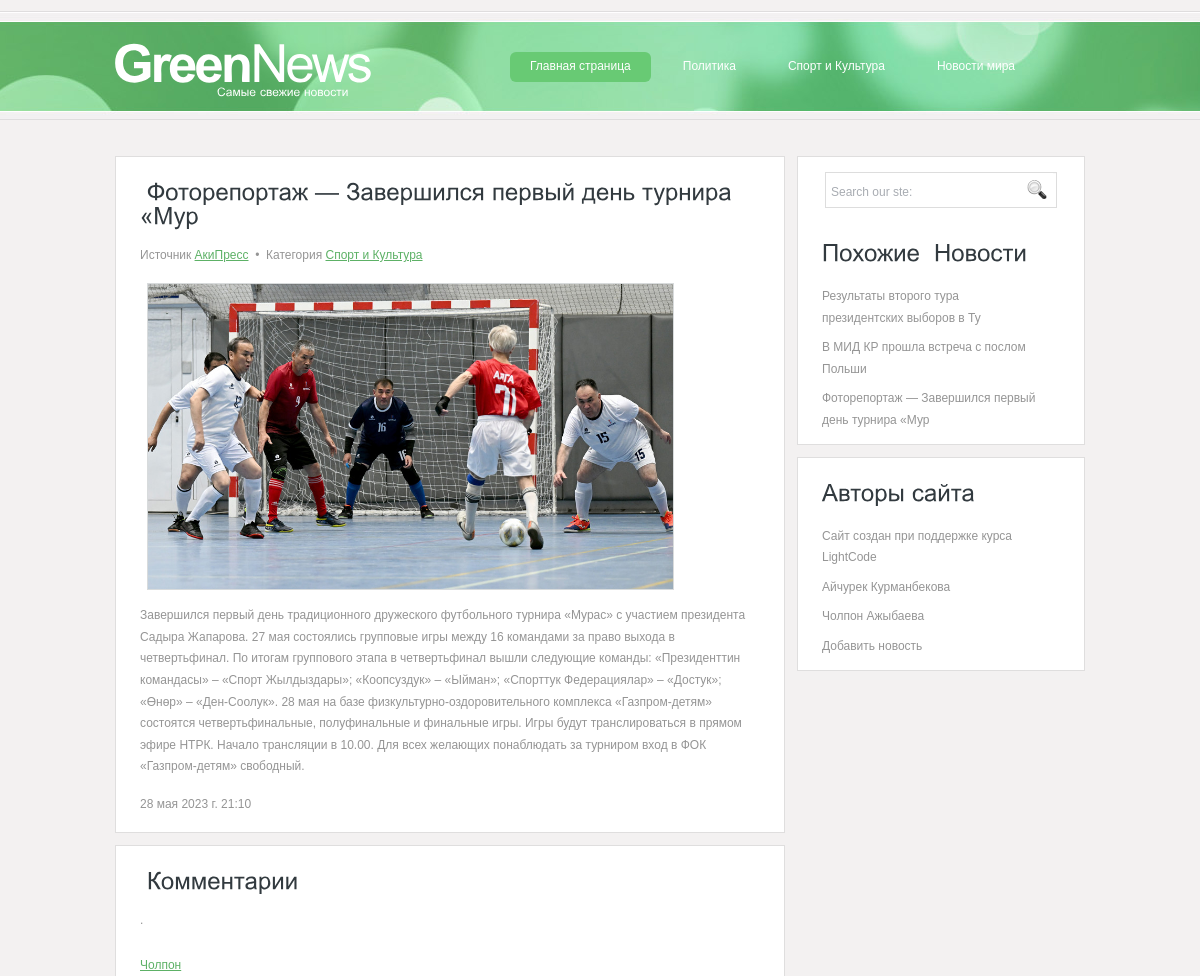
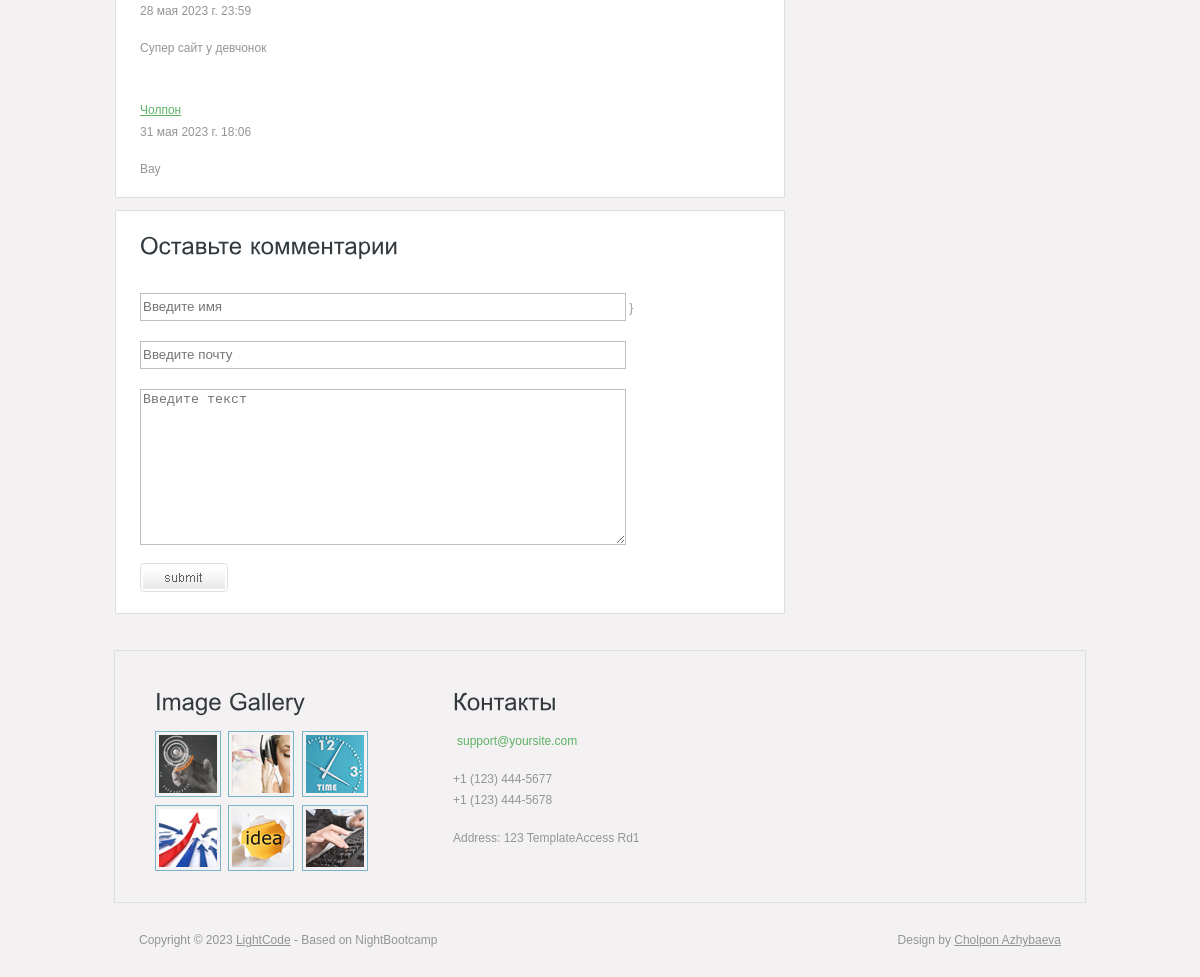
Screenshot of /news/3 with the database file from the repository (2 pictures, top to bottom).
### app/models.py (models this page shows, shortened)
class Category(models.Model):
    title = models.CharField(max_length=123)
    def __str__(self):
        return self.title
    class Meta:
        verbose_name = 'Категория'
        verbose_name_plural = 'Категории'

class News(models.Model):
    title = models.CharField(max_length=50)
    owner = models.CharField(max_length=20)
    description = models.TextField()
    image = models.ImageField(upload_to='news/%Y/%m/%d/')
    created_date = models.DateTimeField(auto_now_add=True)
    category = models.ForeignKey('Category', on_delete=models.CASCADE, related_name='news')
    class Meta:
        verbose_name = 'Новость'
        verbose_name_plural = 'Новости'
        ordering = ['-created_date']

class Comment(models.Model):
    name = models.CharField(max_length=200)
    email = models.EmailField()
    content = models.TextField()
    created_date = models.DateTimeField(auto_now_add=True)
    news = models.ForeignKey(News, on_delete=models.CASCADE, related_name='comments')
    class Meta:
        verbose_name = 'Комментарий'
        verbose_name_plural = 'Комментарии'
        ordering = ['created_date']

### app/views.py (the view)
# urls.py: path('news/<int:id>', blog),
def blog(request, id):
    news = News.objects.get(id=id)
    categories = Category.objects.all()
    if request.method == 'POST':
        form = CommentForm(data=request.POST)
        data = form.save(commit=False)
        data.news = news
        data.save()
    related_news = News.objects.all().order_by('?')[:3]
    form = CommentForm()
    return render(request, 'blog.html', {'news': news, 'categories': categories,
                                         'related_news': related_news, 'form': form})

### app/forms.py
class CommentForm(forms.ModelForm):
    class Meta:
        model = Comment
        fields = ['name', 'email', 'content']
        widgets = {
            'name': forms.TextInput(attrs={'class': 'text', 'placeholder': 'Введите имя'}),
            'email': forms.EmailInput(attrs={'class': 'text', 'placeholder': 'Введите почту'}),
            'content': forms.Textarea(attrs={'class': 'text', 'placeholder': 'Введите текст'})
        }

### app/templates/blog.html (shortened to what this page needs)
{% extends 'base.html' %}
{% load static %}
{% block content %}
  <div class="content">
    <div class="content_resize">
      <div class="mainbar">
        <div class="article">
          <h2><span> {{ news.title }}</span> </h2>
          <p> Источник <a href="#" target="_blank">{{ news.owner }}</a> <span>&nbsp;&bull;&nbsp;</span> Категория <a href="/category/{{ i.id }}">{{ news.category }}</a> <a href="#"></a></p>&nbsp;
          <img src="{{ news.image.url }}" width="525" height="305" alt="" />
          <p> {{ news.description }} </p>
          <p>{{ news.created_date }}</p>
        </div>
        <div class="article">
          <h2><span> Комментарии </span> </h2>
          <div class="clr"></div>.
          {% for comment in news.comments.all %}
          <div class="comment"> </a>
            <p><a href="#">{{ comment.name }}</a> <br />
              {{ comment.created_date }} </p>
            <p> {{ comment.content }}</p>
          </div>
          {% endfor %}
        </div>
        <div class="article">
          <h2><span>Оставьте</span> комментарии</h2>
          <form  method="post" action=" " id="leavereply">
            <ol>
              <li>
                <label for="name"></label>
                {{form.name}}
                {% csrf_token %}}
              </li>
              <li>
                <label for="email"></label>
                {{ form.email }}
              </li>
              <li>
                <label for="message"></label>
                {{ form.content }}
              </li>
              <li>
                <input type="image" name="imageField" id="imageField" src="{% static 'images/submit.gif' %}" class="send" />
              </li>
              <br>
            </ol>
          </form>
        </div>
      </div>
 {% endblock %}

### app/templates/base.html (shortened to what this page needs)
{% load static %}
<!DOCTYPE html PUBLIC "-//W3C//DTD XHTML 1.0 Transitional//EN" "http://www.w3.org/TR/xhtml1/DTD/xhtml1-transitional.dtd">
<html xmlns="http://www.w3.org/1999/xhtml">
<head>
<link href="{% static 'style.css' %}" rel="stylesheet" type="text/css" />
</head>
<body>
<div class="main">
  <div class="header">
    <div class="header_resize">
      <div class="menu_nav">
        <ul>
          <li class="active"><a href="/">Главная страница</a></li>
          {%  for i in categories %}
            <li><a href="/category/{{ i.id }}">{{ i.title }}</a></li>
          {% endfor %}
        </ul>
      </div>
      <div class="logo">
        <h1><a href="/">Green<span>News</span></a> <small>Самые свежие новости</small></h1>
      </div>
    </div>
  </div>
{% block content %}
{% endblock %}
<div class="sidebar">
        <div class="searchform">
          <form id="formsearch" name="formsearch" method="post" action="#">
            <span>
            <input name="editbox_search" class="editbox_search" id="editbox_search" maxlength="80" value="Search our ste:" type="text" />
            </span>
            <input name="button_search" src="{% static 'images/search_btn.gif' %}" class="button_search" type="image" />
          </form>
        </div>
         <div class="gadget">
          <h2 class="star"><span>Похожие </span> Новости</h2>
             {% for news1 in related_news %}
          <ul class="sb_menu">
            <li><a href="/news/{{ news1.id }}">{{ news1.title }}</a></li>
          </ul>
             {% endfor %}
        </div>
    <div class="gadget">
          <h2 class="star"><span>Авторы сайта</span></h2>
          <ul class="ex_menu">
            <li> Сайт создан при поддержке курса <a href="https://www.instagram.com/lightcode.kg/"> LightCode</a><br />
              </li>
              <li><a href="https://www.hrw.org/about/people/aichurek-kurmanbekova">Айчурек Курманбекова</a><br />
              </li>
              <li><a href="https://www.instagram.com/cholpon_azhybaeva/">Чолпон Ажыбаева</a><br />
              </li>
          <li><a href="/contact">Добавить новость</a><br />
              </li>
          </ul>
        </div>
      </div>
    </div>
  </div>
  <div class="fbg">
    <div class="fbg_resize">
      <div class="col c1">
        <h2><span>Image Gallery</span></h2>
        <a href="#"><img src="{% static 'images/pix1.jpg' %}" width="58" height="58" alt="" /></a>
        <a href="#"><img src="{% static 'images/pix2.jpg' %}" width="58" height="58" alt="" /></a>
        <a href="#"><img src="{% static 'images/pix3.jpg' %}" width="58" height="58" alt="" /></a>
        <a href="#"><img src="{% static 'images/pix4.jpg' %}" width="58" height="58" alt="" /></a>
        <a href="#"><img src="{% static 'images/pix5.jpg' %}" width="58" height="58" alt="" /></a>
        <a href="#"><img src="{% static 'images/pix6.jpg' %}" width="58" height="58" alt="" /></a> </div>
      <div class="col c3">
        <h2><span>Контакты</span></h2>
        <p><a href="#">support@yoursite.com</a></p>
        <p>+1 (123) 444-5677<br />
          +1 (123) 444-5678</p>
        <p>Address: 123 TemplateAccess Rd1</p>
      </div>
    </div>
  </div>
   <div class="footer">
    <div class="footer_resize">
      <p class="lf">Copyright &copy; 2023 <a href="https://www.instagram.com/lightcode.kg/">LightCode</a> - Based on NightBootcamp</p>
      <p class="rf">Design by <a href="https://www.instagram.com/cholpon_azhybaeva///">Cholpon Azhybaeva</a></p>
    </div>
  </div>
</div>
</body>
</html>

### static/style.css (style rules this page uses)
body { margin:0; padding:0; width:100%; color:#959595; font:normal 12px/1.8em Arial, Helvetica, sans-serif; }
html, .main { padding:0; margin:0; }
.main { background:#f3f1f1 url(images/header_bg.jpg) repeat-x center 11px; }
.logo { padding:0; float:left; width:auto; }
h1 { margin:0; padding:40px 0; float:left; color:#fff; font:bold 52px/1.2em Arial, Helvetica, sans-serif; letter-spacing:-3px; }
h1 span { font-weight:normal; }
h1 a, h1 a:hover { color:#fff; text-decoration:none; }
h1 small { display:block; margin-top:-6px; padding:0 6px 2px 104px; font:normal 12px/1.2em Arial, Helvetica, sans-serif; letter-spacing:normal; }
h2 { font:normal 24px/1.5em Arial, Helvetica, sans-serif; padding:16px 0 8px; margin:0 0 8px; color:#323a3f; }
p { margin:8px 0; padding:0 0 8px 0; font:normal 12px/1.8em Arial, Helvetica, sans-serif; }
a { color:#5db166; text-decoration:underline; }
.header, .content, .menu_nav, .fbg, .footer, form, ol, ol li, ul, .content .mainbar, .content .sidebar { margin:0; padding:0; }
.header_resize { margin:0 auto; padding:0; width:974px; }
.menu_nav { margin:0; padding:52px 40px 0 0; float:right; height:29px; }
.menu_nav ul { list-style:none; height:29px; }
.menu_nav ul li { margin:0 12px 0 0; padding:0; float:left; }
.menu_nav ul li a { display:block; margin:0; padding:4px 20px; color:#fff; text-decoration:none; font-size:12px; }
.menu_nav ul li.active a, .menu_nav ul li a:hover { background-color:#68ca74; }
.content_resize { margin:0 auto; padding:16px 0 24px; width:970px; }
.content .mainbar { margin:0; padding:0; float:left; width:670px; }
.content .mainbar img { border:1px solid #d8dbdc; }
.content .mainbar .article { margin:0 0 12px; padding:8px 24px 0; }
.content .sidebar { padding:0; float:right; width:288px; }
.content .sidebar .gadget { margin:0 0 12px; padding:8px 16px 8px 24px; }
ul.sb_menu, ul.ex_menu { margin:0; padding:0; list-style:none; color:#959595; }
ul.sb_menu li, ul.ex_menu li { margin:0; }
ul.sb_menu li { padding:4px 0; width:220px; }
ul.ex_menu li { padding:4px 0; }
ul.sb_menu li a, ul.ex_menu li a { color:#959595; text-decoration:none; margin-left:-12px; padding-left:12px; }
.content .mainbar .article, .content .sidebar .gadget, .fbg_resize { background-color:#fff; border:1px solid #dfdede; }
.content .mainbar .comment { margin:0; padding:16px 0 0 0; }
.fbg { background:repeat center center; }
.fbg_resize { margin:0 auto; width:890px; padding:24px 40px; background:repeat-x center top; }
.fbg .c2 a, .fbg .c3 a { margin:0; padding:2px 4px; color:#5db166; text-decoration:none; }
.fbg img { margin:0 4px 0 0; padding:3px; border:1px solid #78b2cb; }
.fbg .col { margin:0; float:left; }
.fbg .c1 { padding:0 16px 0 0; width:266px; }
.fbg .c3 { padding:0 0 0 16px; width:260px; }
.footer_resize { margin:0 auto; padding:26px; width:922px; }
.footer p { margin:0; padding:4px 0; line-height:normal; }
.footer a { color:#959595; padding:inherit; text-decoration:underline; }
.footer .lf { float:left; }
.footer .rf { float:right; }
ol { list-style:none; }
ol li { display:block; clear:both; }
ol li label { display:block; margin:0; padding:16px 0 0 0; }
ol li input.text { width:480px; border:1px solid #c0c0c0; margin:2px 0; padding:5px 2px; height:16px; background:#fff; }
ol li textarea { width:480px; border:1px solid #c0c0c0; margin:2px 0; padding:2px; background:#fff; }
ol li .send { margin:16px 0 0 0; }
.searchform { float:right; }
#formsearch { margin:0; height:36px; padding:10px 28px 40px 0; }
#formsearch span { display:block; margin:6px 0; padding:0; float:left; background:#fff url(images/search.gif) no-repeat top left; }
#formsearch input.editbox_search { margin:0; padding:11px 6px 10px; float:left; width:181px; border:none; background:none; font:normal 12px/1.5em Arial, Helvetica, sans-serif; color:#a8acb2; }
#formsearch input.button_search { margin:6px 0 0 0; padding:0; border:none; float:left; }

### rows the page displays
Category: title "Политика"
Category: title "Спорт и Культура"
Category: title "Новости мира"
News: owner "АкиПресс", category "Спорт и Культура", image (picture), description "Завершился первый день традиционного дружеского футбольного турнира «Мурас» с участием президента Садыра Жапарова. 27 мая состоялись групповые игры между 16 командами за право выхода в четвертьфинал. По итогам группового этапа в четвертьфинал вышли следующие команды: «Президенттин командасы» – «Спорт Жылдыздары»; «Коопсуздук» – «Ыйман»; «Спорттук Федерациялар» – «Достук»; «Өнөр» – «Ден-Соолук». 28 мая на базе физкультурно-оздоровительного комплекса «Газпром-детям» состоятся четвертьфинальные, полуфинальные и финальные игры. Игры будут транслироваться в прямом эфире НТРК. Начало трансляции в 10.00. Для всех желающих понаблюдать за турниром вход в ФОК «Газпром-детям» свободный.", created_date "28 мая 2023 г. 21:10", title "Фоторепортаж — Завершился первый день турнира «Мур"
Comment: name "Чолпон", created_date "28 мая 2023 г. 23:59", content "Супер сайт у девчонок"
Comment: name "Чолпон", created_date "31 мая 2023 г. 18:06", content "Вау"
News: title "Результаты второго тура президентских выборов в Ту"
News: title "В МИД КР прошла встреча с послом Польши"
